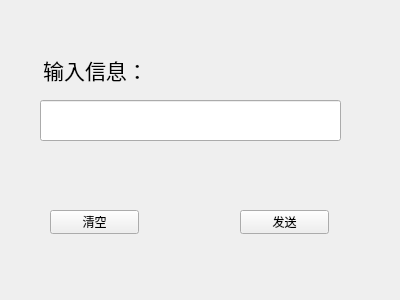
<?xml version="1.0" encoding="UTF-8"?>
<ui version="4.0">
 <class>Chat</class>
 <widget class="QWidget" name="Chat">
  <property name="geometry">
   <rect>
    <x>0</x>
    <y>0</y>
    <width>400</width>
    <height>300</height>
   </rect>
  </property>
  <property name="windowTitle">
   <string>Form</string>
  </property>
  <widget class="QLabel" name="label">
   <property name="geometry">
    <rect>
     <x>40</x>
     <y>50</y>
     <width>111</width>
     <height>41</height>
    </rect>
   </property>
   <property name="text">
    <string>&lt;html&gt;&lt;head/&gt;&lt;body&gt;&lt;p align=&quot;center&quot;&gt;&lt;span style=&quot; font-size:16pt;&quot;&gt;输入信息：&lt;/span&gt;&lt;/p&gt;&lt;/body&gt;&lt;/html&gt;</string>
   </property>
  </widget>
  <widget class="QLineEdit" name="lineEdit">
   <property name="geometry">
    <rect>
     <x>40</x>
     <y>100</y>
     <width>301</width>
     <height>41</height>
    </rect>
   </property>
  </widget>
  <widget class="QPushButton" name="clearButton">
   <property name="geometry">
    <rect>
     <x>50</x>
     <y>210</y>
     <width>89</width>
     <height>24</height>
    </rect>
   </property>
   <property name="text">
    <string>清空</string>
   </property>
  </widget>
  <widget class="QPushButton" name="sendButton">
   <property name="geometry">
    <rect>
     <x>240</x>
     <y>210</y>
     <width>89</width>
     <height>24</height>
    </rect>
   </property>
   <property name="text">
    <string>发送</string>
   </property>
  </widget>
 </widget>
 <resources/>
 <connections/>
</ui>
